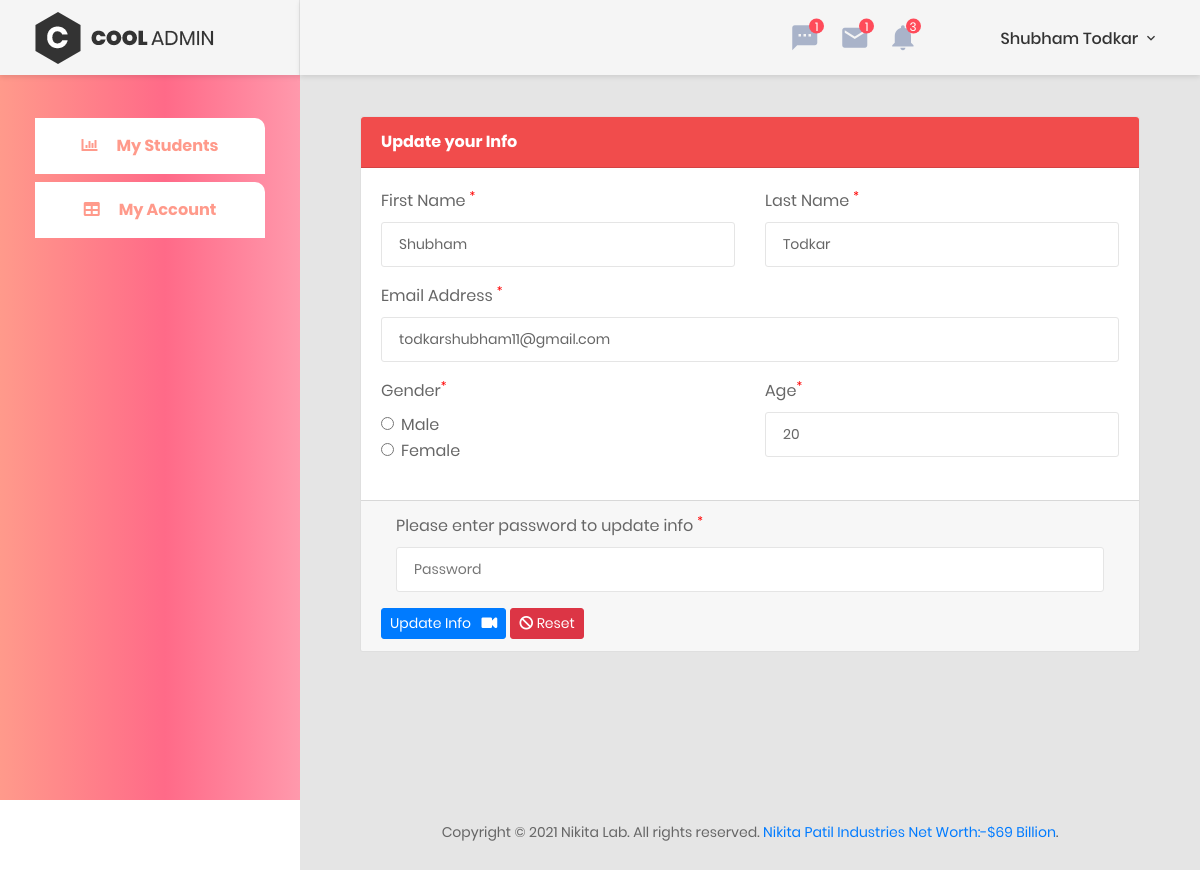
/influencer/my_account_influ.php (signed in), run on the app's committed database.
### tables this page shows
CREATE TABLE `influencer` (
  `influ_id` int(11) NOT NULL,
  `influ_firstname` varchar(60) NOT NULL,
  `influ_lastname` varchar(60) NOT NULL,
  `influ_email` varchar(60) NOT NULL,
  `influ_password` varchar(60) NOT NULL,
  `role` int(11) NOT NULL,
  `gender` varchar(60) NOT NULL,
  `age` int(11) NOT NULL
);

### influencer/my_account_influ.php (the view, shortened to what this page needs)
<?php
include './../conn.php';
$usr_detai_query = mysqli_query($conn, "SELECT * FROM influencer WHERE influ_id ='" . $_SESSION['USER_LOGIN_ID'] . "'");
if (mysqli_num_rows($usr_detai_query) > 0) {
    $row_data = mysqli_fetch_assoc($usr_detai_query);
} else {
    alert('User not found');
    redirect("login.php");
}
?>
<!DOCTYPE html>
<html lang="en">
<head>
    <?php include("./inc/styles.php") ?>
</head>
<body class="animsition">
    <div class="page-wrapper">
        <?php include("./inc/sidebar.php") ?>
        <div class="page-container">
            <?php include("./inc/header_desk.php") ?>
            <div class="main-content">
                <div class="section__content section__content--p30">
                    <div class="container-fluid">
                        <div class="col-lg-12">
                            <div class="card">
                                <div class="card-header card_header_add">
                                    <strong>Update your Info</strong>
                                </div>
                                <form action="" method="post">
                                    <div class="card-body card-block">
                                        <div class="row">
                                            <div class="col-md-6">
                                                <div class="form-group">
                                                    <label>First Name <sup style="color:red">*</sup></label>
                                                    <input class="au-input au-input--full" id="fname" type="name" value="<?php echo $row_data['influ_firstname'] ?>" Required name="fname" placeholder="First Name">
                                                </div>
                                            </div>
                                            <div class="col-md-6">
                                                <div class="form-group">
                                                    <label>Last Name <sup style="color:red">*</sup></label>
                                                    <input class="au-input au-input--full" id="lname" type="name" value="<?php echo $row_data['influ_lastname'] ?>" Required name=" lname" placeholder="Last Name">
                                                </div>
                                            </div>
                                        </div>
                                        <div class="row">
                                            <div class="col-md-12">
                                                <div class="form-group">
                                                    <label>Email Address <sup style="color:red">*</sup></label>
                                                    <input class="au-input au-input--full" id="email" value="<?php echo $row_data['influ_email'] ?>" onkeyup="emailuser(this.value)" type="email" Required name="email" placeholder="Email">
                                                </div>
                                            </div>
                                        </div>
                                        <div class="row">
                                            <div class="col-md-6">
                                                <div class="form-group">
                                                    <label>Gender<sup style="color:red">*</sup></label>
                                                    <div class="form-check">
                                                        <div class="radio">
                                                            <label for="radio1" class="form-check-label ">
                                                                <input type="radio" id="radio1" required name="gender" value="male" class="form-check-input">Male
                                                            </label>
                                                        </div>
                                                        <div class="radio">
                                                            <label for="radio2" class="form-check-label ">
                                                                <input type="radio" id="radio2" required name="gender" value="female" class="form-check-input">Female
                                                            </label>
                                                        </div>
                                                    </div>
                                                </div>
                                            </div>
                                            <div class="col-md-6">
                                                <div class="form-group">
                                                    <label>Age<sup style="color:red">*</sup></label>
                                                    <input class="au-input au-input--full" id="age" value="<?php echo $row_data['age'] ?>"Required type="text" name="age" placeholder="Age">
                                                </div>
                                            </div>
                                        </div>
                                    </div>
                                    <div class="card-footer">
                                        <div class="col-md-12">
                                            <div class="form-group">
                                                <label>Please enter password to update info <sup style="color:red">*</sup></label>
                                                <input class="au-input au-input--full" id="pass" Required type="text" name="pass" placeholder="Password">
                                            </div>
                                        </div>
                                        <button type="submit" class="btn btn-primary btn-sm" onclick="return confirm('Are You Sure to Update ,Please Check info once again')" id="usr_update" name="usr_update">
                                            Update Info &nbsp; <i class="fa fa-video-camera"></i>
                                        </button>
                                        <button type="reset" class="btn btn-danger btn-sm">
                                            <i class="fa fa-ban"></i> Reset
                                        </button>
                                    </div>
                                </form>
                            </div>
                        </div>
                    </div>
                </div>
            </div>
            <?php include './inc/footer.php' ?>
        </div>
    </div>
</body>
</html>

### influencer/inc/header_desk.php (shortened to what this page needs)
<header class="header-desktop">
    <div class="section__content section__content--p30">
        <div class="container-fluid">
            <div class="header-wrap">
                <div class="header-button">
                    <div class="noti-wrap">
                        <div class="noti__item js-item-menu">
                            <i class="zmdi zmdi-comment-more"></i>
                            <span class="quantity">1</span>
                        </div>
                        <div class="noti__item js-item-menu">
                            <i class="zmdi zmdi-email"></i>
                            <span class="quantity">1</span>
                        </div>
                        <div class="noti__item js-item-menu">
                            <i class="zmdi zmdi-notifications"></i>
                            <span class="quantity">3</span>
                        </div>
                    </div>
                    <?php
                    $usr_nav_query = mysqli_query($conn, "SELECT * FROM influencer WHERE influ_id ='" . $_SESSION['USER_LOGIN_ID'] . "'");
                    $row_query = mysqli_fetch_assoc($usr_nav_query);
                    ?>
                    <div class="account-wrap">
                        <div class="account-item clearfix js-item-menu">
                            <div class="content">
                                <a class="js-acc-btn" href="#">
                                <?php echo $row_query["influ_firstname"]." ".$row_query["influ_lastname"] ?>
                                </a>
                            </div>
                        </div>
                    </div>
                </div>
            </div>
        </div>
    </div>
</header>

### css/custom.css (style rules this page uses)
.header-wrap { justify-content: flex-end; }
.card_header_add { background-color: rgb(241, 76, 76) !important; color: white !important; }

### data on the page
influencer: influ_firstname "Shubham", influ_lastname "Todkar", fname "Shubham", email "todkarshubham11@gmail.com", age "20"
